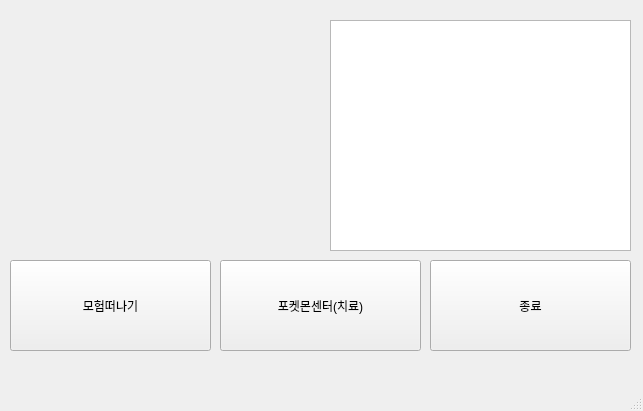
<?xml version="1.0" encoding="UTF-8"?>
<ui version="4.0">
 <class>MainWindow</class>
 <widget class="QMainWindow" name="MainWindow">
  <property name="geometry">
   <rect>
    <x>0</x>
    <y>0</y>
    <width>643</width>
    <height>411</height>
   </rect>
  </property>
  <property name="windowTitle">
   <string>MainWindow</string>
  </property>
  <widget class="QWidget" name="centralwidget">
   <widget class="QTextBrowser" name="poket_info">
    <property name="geometry">
     <rect>
      <x>330</x>
      <y>20</y>
      <width>301</width>
      <height>231</height>
     </rect>
    </property>
   </widget>
   <widget class="QPushButton" name="go_fight">
    <property name="geometry">
     <rect>
      <x>10</x>
      <y>260</y>
      <width>201</width>
      <height>91</height>
     </rect>
    </property>
    <property name="text">
     <string>모험떠나기</string>
    </property>
   </widget>
   <widget class="QPushButton" name="pushButton_2">
    <property name="geometry">
     <rect>
      <x>220</x>
      <y>260</y>
      <width>201</width>
      <height>91</height>
     </rect>
    </property>
    <property name="text">
     <string>포켓몬센터(치료)</string>
    </property>
   </widget>
   <widget class="QPushButton" name="pushButton_3">
    <property name="geometry">
     <rect>
      <x>430</x>
      <y>260</y>
      <width>201</width>
      <height>91</height>
     </rect>
    </property>
    <property name="text">
     <string>종료</string>
    </property>
   </widget>
   <widget class="QLabel" name="poket">
    <property name="geometry">
     <rect>
      <x>29</x>
      <y>10</y>
      <width>281</width>
      <height>241</height>
     </rect>
    </property>
    <property name="text">
     <string/>
    </property>
   </widget>
  </widget>
  <widget class="QMenuBar" name="menubar">
   <property name="geometry">
    <rect>
     <x>0</x>
     <y>0</y>
     <width>643</width>
     <height>24</height>
    </rect>
   </property>
  </widget>
  <widget class="QStatusBar" name="statusbar"/>
 </widget>
 <resources/>
 <connections/>
</ui>
